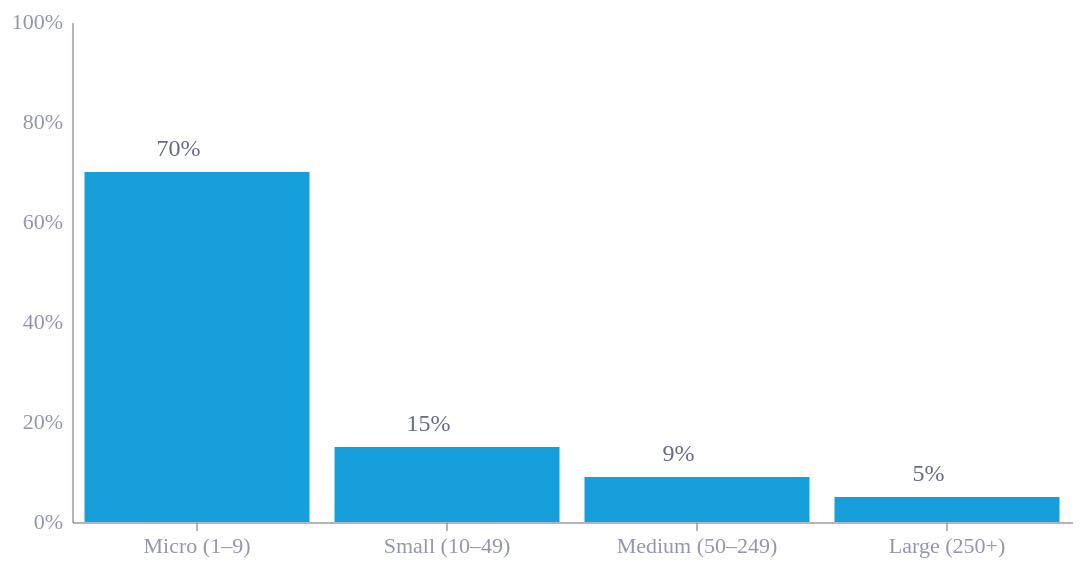

Source (notebook cell):
### Code cell
# Create Chart 1: Firm size composition
# Create bar chart
size_bar = alt.Chart(size_df).mark_bar().encode(
    x=alt.X('size:N',
            sort=size_order,
            title=None,
            axis=alt.Axis(labelAngle=0, grid=False)),
    y=alt.Y('pct:Q',
            title='',
            scale=alt.Scale(domain=[0,100]),
            axis=alt.Axis(labelExpr='datum.value + "%"', 
                          grid=False,
                          values=[0, 20, 40, 60, 80, 100]))
).properties(
    width=500,
    height=250
)
# Add bar labels
labels = size_bar.mark_text(
    align='center',
    baseline='bottom',
    dy=-5,
    fontSize=12
).encode(
    x=alt.X('size:N', sort=size_order),
    y=alt.Y('pct:Q',
            scale=alt.Scale(domain=[0, 100])),
    text=alt.Text('pct_label:N'),
    xOffset=alt.value(40)
)

size_bar = size_bar + labels
size_bar

### Figure 1 — Vega-Lite specification as saved in the notebook (floating-point values rounded to 4 significant figures)
{"config": {"font": "Circular Std", "text": {"color": "#676A86", "align": "left", "baseline": "middle", "dx": 7, "dy": 0, "fontSize": 11}, "view": {"stroke": null, "continuousWidth": 400, "continuousHeight": 300, "discreteWidth": 400, "discreteHeight": 300}, "range": {"category": ["#36B7B4", "#E6224B", "#F4C245", "#0063AF", "#00A767", "#179FDB", "#EB5C2E", "#5C267B", "#122B39"], "diverging": ["#E6224B", "#E54753", "#C9C9C9", "#179FDB", "#122B39"], "heatmap": ["#C9C9C9", "#179FDB", "#0063AF", "#122B39"], "ordinal": ["#00A767", "#36B7B4", "#179FDB", "#0063AF", "#243B5A"]}, "bar": {"color": "#179fdb"}, "line": {"color": "#e6224b"}, "rule": {"color": "#676A86"}, "area": {"opacity": 0.8}, "point": {"filled": true, "size": 80, "color": "#e6224b", "opacity": 0.95}, "geoshape": {"stroke": "white", "strokeWidth": 0.3}, "rect": {"fill": "#d6d4d4", "opacity": 0.3}, "axis": {"labelColor": "#676A86", "labelFontSize": 11, "labelFont": "Circular Std", "labelOpacity": 0.7, "tickColor": "#676A86", "tickOpacity": 0.5, "domainColor": "#676A86", "domainOpacity": 0.5, "gridColor": "#676A86", "gridDash": [2, 2], "gridOpacity": 0.5, "title": null, "titleColor": "#676A86", "titleOpacity": 0.8, "tickSize": 4}, "axisXDiscrete": {"grid": false, "labelAngle": 0, "tickCount": 10, "tickOpacity": 0.5, "title": null}, "axisYDiscrete": {"ticks": false, "labelPadding": 5}, "axisXTemporal": {"grid": false, "ticks": true}, "axisXQuantitative": {"grid": true}, "axisYQuantitative": {"gridColor": "#676A86", "gridDash": [1, 5], "gridOpacity": 0.5, "ticks": false, "labelPadding": 5, "tickCount": 8, "titleAngle": 0, "titleAlign": "left", "titleBaseline": "bottom", "titleX": 0, "titleY": -5}, "title": {"color": "#676A86E6", "subtitleColor": "#676A86", "font": "Circular Std", "subtitleFont": "Circular Std", "anchor": "start", "fontSize": 14, "subtitleFontSize": 12, "subtitlePadding": 4, "offset": 0, "frame": "group"}, "legend": {"titleColor": "#122b39", "title": null, "labelColor": "#122b39", "labelFontSize": 11}}, "layer": [{"mark": {"type": "bar"}, "encoding": {"x": {"axis": {"grid": false, "labelAngle": 0}, "field": "size", "sort": ["Micro (1–9)", "Small (10–49)", "Medium (50–249)", "Large (250+)"], "title": null, "type": "nominal"}, "y": {"axis": {"grid": false, "labelExpr": "datum.value + \"%\"", "values": [0, 20, 40, 60, 80, 100]}, "field": "pct", "scale": {"domain": [0, 100]}, "title": "", "type": "quantitative"}}}, {"mark": {"type": "text", "align": "center", "baseline": "bottom", "dy": -5, "fontSize": 12}, "encoding": {"text": {"field": "pct_label", "type": "nominal"}, "x": {"field": "size", "sort": ["Micro (1–9)", "Small (10–49)", "Medium (50–249)", "Large (250+)"], "type": "nominal"}, "xOffset": {"value": 40}, "y": {"field": "pct", "scale": {"domain": [0, 100]}, "type": "quantitative"}}}], "data": {"name": "data-62d1347ce54bdd1cbe64abe33ea99532"}, "height": 250, "width": 500, "$schema": "https://vega.github.io/schema/vega-lite/v6.4.1.json", "datasets": {"data-62d1347ce54bdd1cbe64abe33ea99532": [{"size": "Micro (1–9)", "pct": 70, "pct_label": "70%"}, {"size": "Small (10–49)", "pct": 15, "pct_label": "15%"}, {"size": "Medium (50–249)", "pct": 9, "pct_label": "9%"}, {"size": "Large (250+)", "pct": 5, "pct_label": "5%"}]}}
